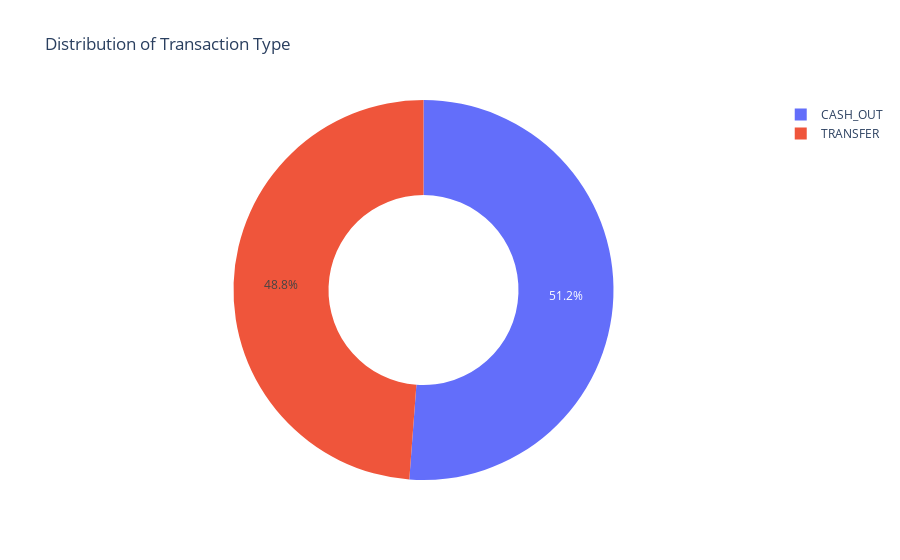

The cell this chart's notebook holds for it:
### Code cell
import plotly.express as px
type = data["type"].value_counts()
transactions = type.index
quantity = type.values
figure = px.pie(data, values=quantity, names=transactions, hole = 0.5, title="Distribution of Transaction Type")
figure.show()

### Figure 1 — Plotly figure (JSON) as saved in the notebook; plotly's stock layout.template omitted (floating-point values rounded to 4 significant figures)
{"data": [{"domain": {"x": [0, 1], "y": [0, 1]}, "hole": 0.5, "hovertemplate": "label=%{label}<br>value=%{value}<extra></extra>", "labels": ["CASH_OUT", "TRANSFER"], "legendgroup": "", "name": "", "showlegend": true, "type": "pie", "values": [43, 41]}], "layout": {"legend": {"tracegroupgap": 0}, "title": {"text": "Distribution of Transaction Type"}}}
